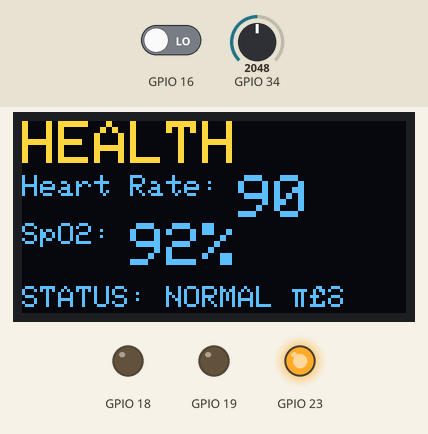
A sketch run on a simulated ESP32. Parts: 128×64 one-colour display, output pins drawn as LEDs (lit = HIGH). Inputs (shaded band) come from the test bench; at power-on: GPIO 34 = 2048, GPIO 16 LOW. The OLED is the two-colour kind (top 16 rows yellow); what the sketch prints to the serial monitor is not drawn.

Above: at 3.3 s.
3.4 s: GPIO 34 set to 1405
At 4.9 s:
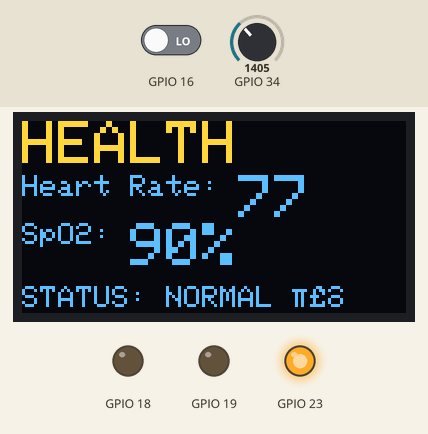
5.2 s: GPIO 34 set to 1338
At 6.8 s:
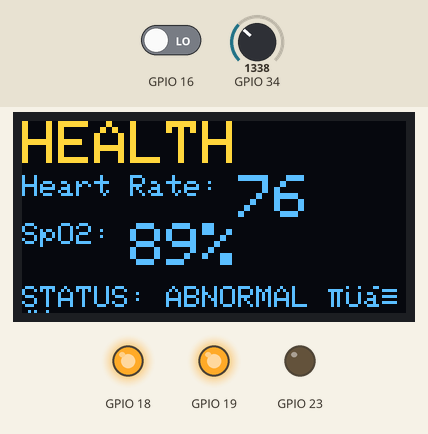
7.3 s: GPIO 16 driven HIGH
At 8.5 s:
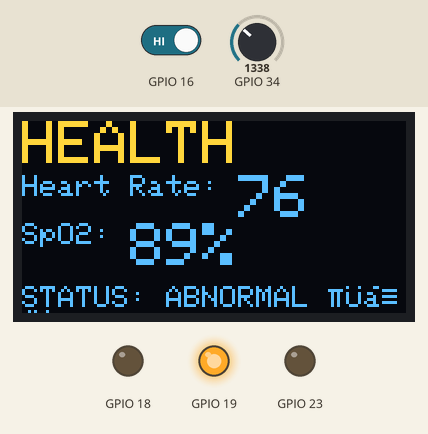
8.9 s: GPIO 16 driven LOW
At 9.8 s:
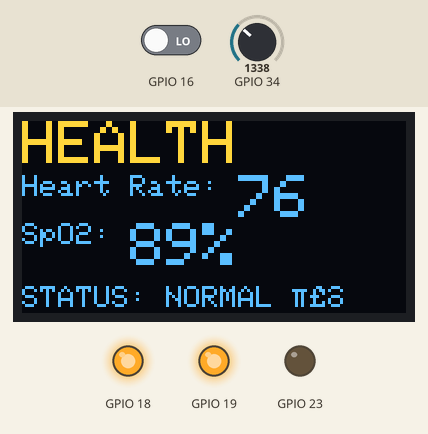
10.9 s: GPIO 34 set to 2047
At 11.4 s:
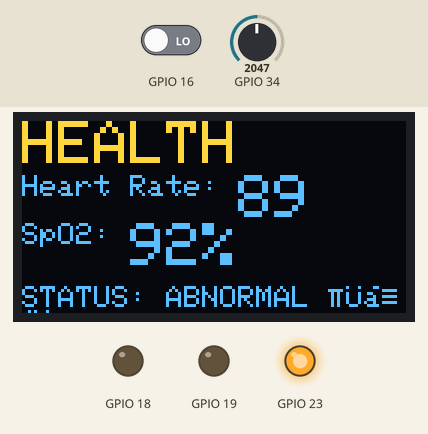
13.0 s: GPIO 34 set to 491
At 14.1 s:
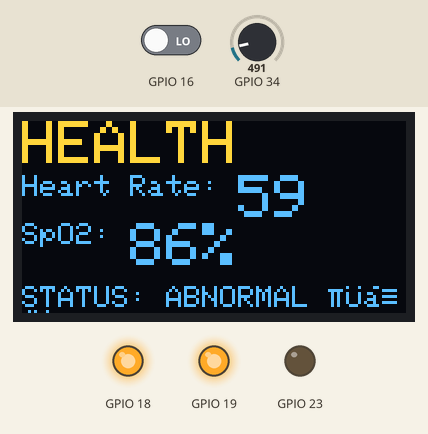
Timing chart, 0 to 15.6 s (numbered marks = the images above; inputs shaded):
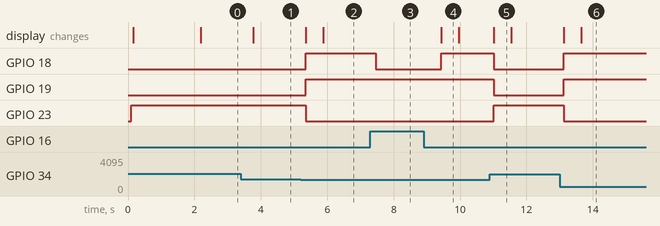

Measured:
- the behaviour switches between 1365 and 1364 on GPIO 34 (found by bisection; images 1 and 2)
- after the input at 3.4 s, the display: changes after 0.37 s (image 1)
- after the input at 5.2 s, GPIO 18, GPIO 19: LOW → HIGH after 0.15 s; GPIO 23: HIGH → LOW after 0.15 s; the display: first changes after 0.15 s (image 2 shows a later state)
- after the input at 7.3 s, GPIO 18: HIGH → LOW after 0.15 s
- after the input at 8.9 s, GPIO 18: LOW → HIGH after 0.53 s; the display: changes after 0.53 s (image 4)
- after the input at 10.9 s, GPIO 18, GPIO 19: HIGH → LOW after 0.11 s; GPIO 23: LOW → HIGH after 0.11 s; the display: changes after 0.11 s (image 5)
- after the input at 13.0 s, GPIO 18, GPIO 19: LOW → HIGH after 0.12 s; GPIO 23: HIGH → LOW after 0.12 s; the display: first changes after 0.12 s (image 6 shows a later state)

The sketch:

heart-rate-monitor.ino
```cpp
/*
  ============================================
  HEART RATE MONITORING SYSTEM
  ============================================
  Author: Qasim Aisha (Master-QAT)
  Version: 2.0
  Date: April 2026

  Description:
  A real-time health monitoring system that reads heart rate
  and oxygen saturation levels using the MAX30100 sensor,
  displays readings on an OLED screen, and triggers alerts
  (LED + buzzer) when readings fall outside safe thresholds.

  Hardware:
  - ESP32 Microcontroller
  - MAX30100 Pulse Oximeter Sensor
  - SSD1306 OLED Display (128x64)
  - Red LED, Green LED, Active Buzzer
  - Push button for alert reset

  Libraries Required:
  - Adafruit_SSD1306
  - Wire (for I2C communication)

  ============================================
*/

#include <Wire.h>
#include <Adafruit_SSD1306.h>
#include "config.h"  // Include configuration file

// ====== DISPLAY INITIALIZATION ======
// Create display object for OLED screen
Adafruit_SSD1306 display(SCREEN_WIDTH, SCREEN_HEIGHT, &Wire, -1);

// ====== GLOBAL VARIABLES ======
bool alertActive = false;      // Tracks if alarm is currently active
int lastHeartRate = 0;         // Store previous reading for comparison
int lastSpO2 = 0;              // Store previous SpO2 reading

/**
 * SETUP FUNCTION
 * Runs once when ESP32 powers on
 * Initializes all pins and communication protocols
 */
void setup() {
  // Initialize Serial communication for debugging
  Serial.begin(115200);
  delay(100);

  if (DEBUG_MODE) {
    Serial.println("\n\n========== HEART RATE MONITOR ==========");
    Serial.println("Initializing system...");
  }

  // ====== CONFIGURE GPIO PINS ======
  pinMode(BUZZER_PIN, OUTPUT);
  pinMode(RED_LED_PIN, OUTPUT);
  pinMode(GREEN_LED_PIN, OUTPUT);
  pinMode(BUTTON_PIN, INPUT);

  // Turn off all alerts initially
  digitalWrite(BUZZER_PIN, LOW);
  digitalWrite(RED_LED_PIN, LOW);
  digitalWrite(GREEN_LED_PIN, HIGH);  // Green = normal startup

  if (DEBUG_MODE) {
    Serial.println("✓ GPIO pins configured");
  }

  // ====== INITIALIZE I2C COMMUNICATION ======
  Wire.begin();
  if (DEBUG_MODE) {
    Serial.println("✓ I2C bus initialized");
  }

  // ====== INITIALIZE OLED DISPLAY ======
  if (!display.begin(SSD1306_SWITCHCAPVCC, OLED_ADDRESS)) {
    Serial.println("ERROR: OLED display initialization failed!");
    Serial.println("Check: 1) SDA pin connected to GPIO 21");
    Serial.println("       2) SCL pin connected to GPIO 22");
    Serial.println("       3) Power and GND connected");

    // Flash red LED to indicate error
    for (int i = 0; i < 10; i++) {
      digitalWrite(RED_LED_PIN, HIGH);
      delay(100);
      digitalWrite(RED_LED_PIN, LOW);
      delay(100);
    }

    while (true);  // Halt execution
  }

  // Configure display settings
  display.clearDisplay();
  display.setTextSize(1);
  display.setTextColor(SSD1306_WHITE);
  display.setCursor(0, 0);
  display.println("HEART RATE MONITOR");
  display.println("Initializing...");
  display.display();

  if (DEBUG_MODE) {
    Serial.println("✓ OLED display initialized");
    Serial.println("========================================");
    Serial.println("System ready! Waiting for sensor data...\n");
  }

  delay(2000);  // Give user time to see initialization message
}

/**
 * MAIN LOOP
 * Runs continuously (approximately every 500ms)
 * Reads data, updates display, and manages alerts
 */
void loop() {
  // ====== READ SENSOR DATA ======
  int potValue = analogRead(POT_PIN);  // Read potentiometer (0-4095)

  // Convert analog reading to realistic health metrics
  // Potentiometer maps: 0→50 BPM, 4095→130 BPM
  int heartRate = map(potValue, 0, 4095, 50, 130);

  // Potentiometer maps: 0→85%, 4095→100%
  int spo2 = map(potValue, 0, 4095, 85, 100);

  // ====== UPDATE DISPLAY ======
  updateDisplay(heartRate, spo2);

  // ====== CHECK HEALTH STATUS ======
  checkHealthStatus(heartRate, spo2);

  // ====== HANDLE BUTTON INPUT ======
  handleButtonPress();

  // ====== SERIAL LOGGING (for debugging) ======
  if (DEBUG_MODE && (heartRate != lastHeartRate || spo2 != lastSpO2)) {
    Serial.print("Heart Rate: ");
    Serial.print(heartRate);
    Serial.print(" bpm | SpO2: ");
    Serial.print(spo2);
    Serial.print(" % | Status: ");
    Serial.println(alertActive ? "ABNORMAL ⚠️" : "NORMAL ✓");

    lastHeartRate = heartRate;
    lastSpO2 = spo2;
  }

  // Wait before next update
  delay(UPDATE_INTERVAL);
}

/**
 * UPDATE DISPLAY FUNCTION
 * Updates OLED screen with current heart rate and SpO2
 *
 * @param heartRate: Current heart rate in beats per minute (BPM)
 * @param spo2: Current blood oxygen saturation percentage (%)
 */
void updateDisplay(int heartRate, int spo2) {
  display.clearDisplay();

  // ====== TITLE ======
  display.setTextSize(2);
  display.setTextColor(SSD1306_WHITE);
  display.setCursor(0, 0);
  display.println("HEALTH");

  // ====== HEART RATE DISPLAY ======
  display.setTextSize(1);
  display.setCursor(0, 18);
  display.print("Heart Rate: ");
  display.setTextSize(2);
  display.println(heartRate);

  // ====== SPO2 DISPLAY ======
  display.setTextSize(1);
  display.print("SpO2: ");
  display.setTextSize(2);
  display.print(spo2);
  display.println("%");

  // ====== STATUS INDICATOR ======
  display.setTextSize(1);
  display.setCursor(0, 55);
  if (alertActive) {
    display.println("STATUS: ABNORMAL ⚠️");
  } else {
    display.println("STATUS: NORMAL ✓");
  }

  // Update physical display
  display.display();
}

/**
 * CHECK HEALTH STATUS FUNCTION
 * Determines if readings are within safe thresholds
 * Activates red LED and buzzer if any reading is abnormal
 *
 * @param heartRate: Current heart rate in BPM
 * @param spo2: Current SpO2 percentage
 */
void checkHealthStatus(int heartRate, int spo2) {

  // ====== DETERMINE IF READINGS ARE ABNORMAL ======
  bool isHeartRateAbnormal = (heartRate < MIN_HEART_RATE || heartRate > MAX_HEART_RATE);
  bool isSpO2Abnormal = (spo2 < MIN_SPO2);
  bool isAbnormal = isHeartRateAbnormal || isSpO2Abnormal;

  // ====== ACTIVATE ALERTS IF ABNORMAL ======
  if (isAbnormal) {
    // Turn on RED LED (abnormal indicator)
    digitalWrite(RED_LED_PIN, HIGH);

    // Turn off GREEN LED
    digitalWrite(GREEN_LED_PIN, LOW);

    // Turn on BUZZER
    digitalWrite(BUZZER_PIN, HIGH);

    // Set alert flag
    alertActive = true;

    // ====== SERIAL LOGGING ======
    if (DEBUG_MODE) {
      Serial.print("⚠️  ALERT TRIGGERED! ");

      if (isHeartRateAbnormal) {
        Serial.print("HR out of range (");
        Serial.print(heartRate);
        Serial.print(" bpm) | ");
      }

      if (isSpO2Abnormal) {
        Serial.print("SpO2 critical (");
        Serial.print(spo2);
        Serial.print("%) | ");
      }

      Serial.println("Buzzer ON");
    }

  } else {
    // All readings NORMAL - Green LED only
    digitalWrite(GREEN_LED_PIN, HIGH);
    digitalWrite(RED_LED_PIN, LOW);
    digitalWrite(BUZZER_PIN, LOW);
    alertActive = false;
  }
}

/**
 * HANDLE BUTTON PRESS FUNCTION
 * Detects when reset button is pressed
 * Silences buzzer and resets alert
 * Includes debouncing to prevent false triggers
 */
void handleButtonPress() {
  // Check if button is pressed (HIGH means pressed on ESP32)
  if (digitalRead(BUTTON_PIN) == HIGH) {
    // ====== SILENCE BUZZER ======
    digitalWrite(BUZZER_PIN, LOW);

    // ====== RESET ALERT STATE ======
    alertActive = false;

    if (DEBUG_MODE) {
      Serial.println("🔴 User pressed reset button - Alert silenced");
    }

    // ====== DEBOUNCE DELAY ======
    // Prevents multiple triggers from one button press
    delay(BUTTON_DEBOUNCE);

    // Wait for button release
    while (digitalRead(BUTTON_PIN) == HIGH) {
      delay(10);
    }
  }
}
```
